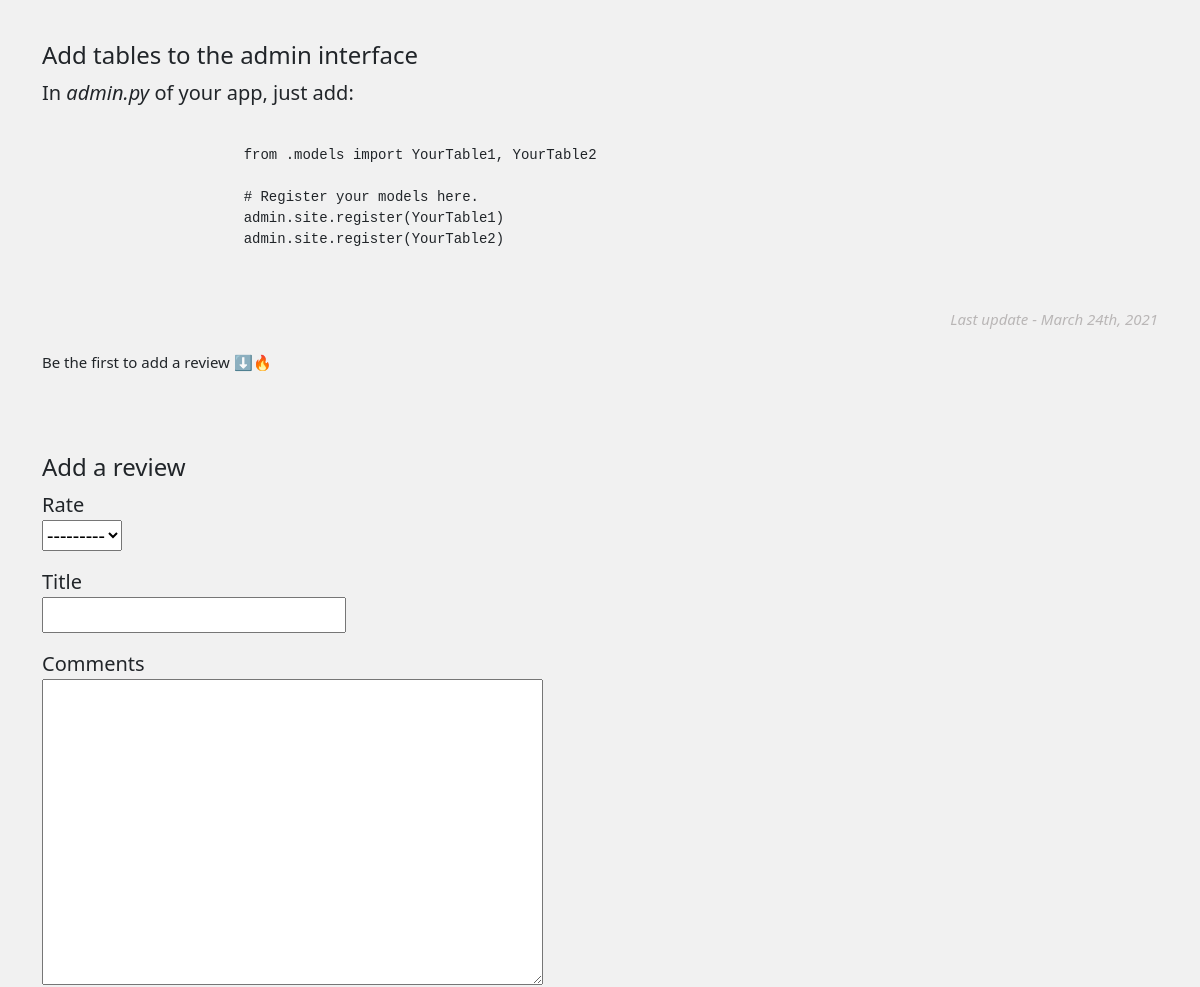
Before: /blog/4 (middle part) with the older database file.
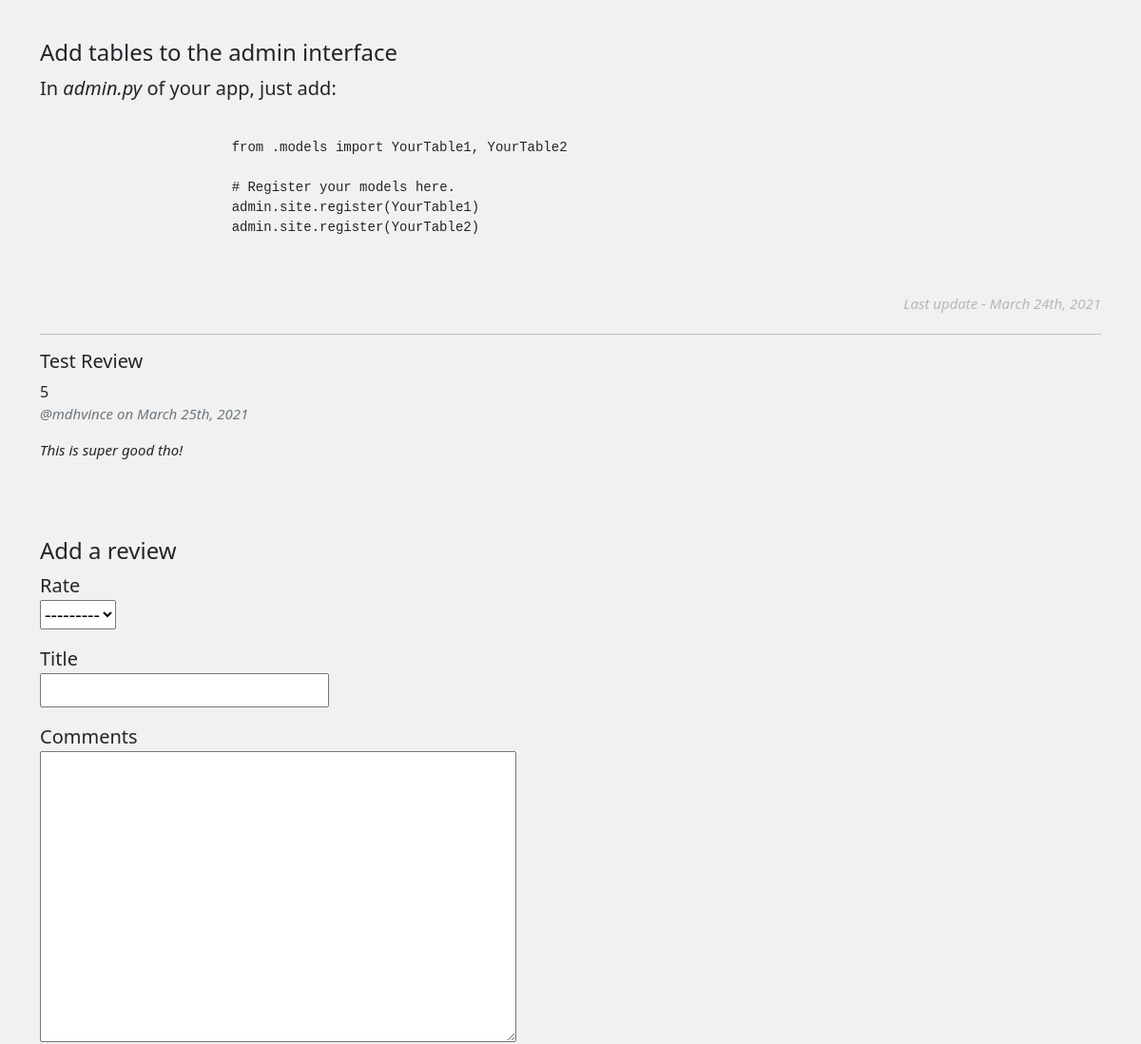
After: the same page with the newer database file.
### blog/models.py (models this page shows, shortened)
class Review(models.Model):
    title_review = models.CharField(max_length=60)
    date_review = models.DateField(auto_now=True)
    comment = models.TextField()
    notation = models.IntegerField(choices=[(1, 1), (2, 2), (3, 3), (4, 4), (5, 5)])
    blog_post = models.ForeignKey(BlogPost, on_delete=models.CASCADE)
    author = models.ForeignKey(User, on_delete=models.CASCADE, default=-1)

### blog/views.py (the view, shortened to what this page needs)
# urls.py: path("<int:article_id>", views.article, name="article")
def article(request, article_id):
    article = BlogPost.objects.get(pk=article_id)
    reviews = article.review_set.all()
    form = ReviewForm()
    context = {"form": form, "article": article, "reviews": reviews}
    return render(request, "blog/article.html", context)

### blog/forms.py
class ReviewForm(ModelForm):
    class Meta:
        model = Review
        fields = '__all__' # ['title_review', 'comment', 'notation']

### blog/templates/blog/article.html (shortened to what this page needs)
{% extends "blog/layout.html" %}
{% load static %}
{% block body %}
    <main>
        {{ article.content | safe }}
        <p class="lead sign"><i>Last update - {{ article.publication_date|date:"F dS, Y" }}</i></p>
    </main>
    <section class="reviews">
        {% for review in reviews %}
            <hr>
            <h5>{{ review.title_review }}</h5>
            {{review.notation}}
            <p class="text-muted"><i>@{{ review.author }} on {{ review.date_review|date:"F dS, Y" }}</i></p>
            <p class="lead"><i>{{ review.comment }}</i></p>
        {% empty %}
            <p class="lead">Be the first to add a review ⬇️🔥</p>
        {% endfor %}
    </section>
    <section>
        <h4>Add a review</h4>
        <form action="{% url 'article' article.id %}" method="POST">
            <div id="add-review">
                <p class="lead">Rate<br>{{ form.notation }}</p>
                <p class="lead">Title<br>{{ form.title_review }}</p>
                <p class="lead">Comments<br>{{ form.comment }}</p>
            </div>
        </form>
    </section>
{% endblock %}

Changed rows visible on the page:
added Review: title_review "Test Review", notation "5", author "mdhvince", date_review "March 25th, 2021", comment "This is super good tho!"
Other visible differences:
text no longer shown: "Be the first to add a review ⬇️🔥"
